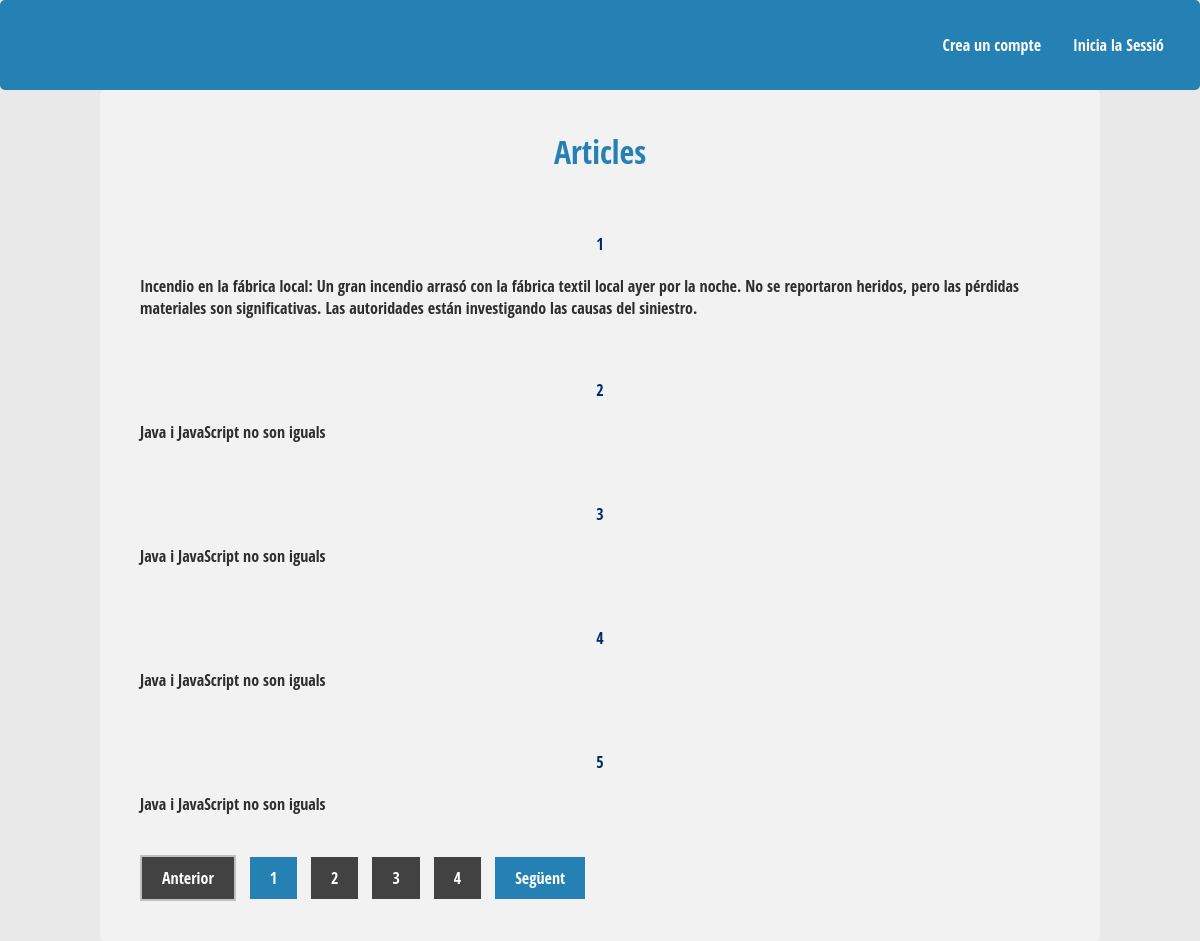
The page / on the database its author committed.
### tables this page shows
CREATE TABLE IF NOT EXISTS `articles` (
  `id` int(200) NOT NULL AUTO_INCREMENT,
  `article` text NOT NULL,
  PRIMARY KEY (`id`)
);

### index.php (called while the page is built, shortened)
<?php
  if (isset($_GET['articles'])) {
    $limit = $_GET['articles'];
  } else {
    $limit = 5;
  }
  $pagina = isset($_GET['pagina']) && is_numeric($_GET['pagina']) ? $_GET['pagina'] : 1;
  $iLimit = ($pagina-1)*$limit;
  $connexio =  conectar();
  $stmt = $connexio->prepare("SELECT * FROM articles");
  $stmt->execute();
  $totalResultats = $stmt->rowCount();
  $totalPagines = ceil($totalResultats/$limit);
$stmt = $connexio->prepare('SELECT * FROM articles ORDER BY id LIMIT ?, ?');
$stmt->bindParam(1, $iLimit, PDO::PARAM_INT);
$stmt->bindParam(2, $limit, PDO::PARAM_INT);
$stmt->execute();
$articles = $stmt->fetchAll();
require 'Vista/index.vista.php';
?>

### Vista/index.vista.php (the view, shortened to what this page needs)
<!DOCTYPE html>
<html lang="en">
<head>
	<link rel="stylesheet" href="./Estils/estils.css">
</head>
<body>
<div class="navbar">
    <a href="./Controlador/logar.php">Inicia la Sessió</a>
    <a href="./Controlador/registrar.php">Crea un compte</a>
</div>
<div class="contenidor">
		<h1>Articles</h1>
		<?php foreach($articles as $article): ?>
  <div class="article">
    <h4><?php echo $article['id'];?></h4>
    <p><?php echo $article['article'];?></p>
  </div>
<?php endforeach; ?>
<div class="paginacio">
<ul>
  <?php if ($pagina > 1): ?>
   <li class="active"> <a href='<?php echo "?pagina=".($pagina-1); ?>' >Anterior</a> </li>
  <?php else: ?>
  <li class="disabled"> <a>Anterior</a> </li>
  <?php endif; ?>
  <?php for($i = 1; $i <= $totalPagines; $i++): ?>
    <?php if ($pagina == $i): ?>
     <li class="active"> <a ><?php echo $i; ?></a></li>
    <?php else: ?>
     <li> <a href='<?php echo "?pagina=".$i; ?>'><?php echo $i; ?></a> </li>
    <?php endif; ?>
  <?php endfor; ?>
  <?php if ($pagina < $totalPagines): ?>
   <li class="active"> <a href='<?php echo "?pagina=".($pagina+1); ?>'>Següent</a></li>
  <?php else: ?>
   <li class="disabled"> <a>Següent</a> </li>
  <?php endif; ?>
	</ul>
</div>
</div>
</body>
</html>

### Estils/estils.css (style rules this page uses)
* { margin: 0; padding: 0; -webkit-box-sizing: border-box; -moz-box-sizing: border-box; box-sizing: border-box; }
body { background: #e9e9e9; color: #2e2e2e; font-family: 'Open Sans Condensed', sans-serif; }
.contenidor { width: 90%; max-width: 1000px; margin: auto; }
h1 { margin: 20px 0; text-align: center; font-family: 'Open Sans Condensed', sans-serif; color: #2580b4; font-weight: black; }
h4 { margin: 20px 0; text-align: center; font-family: 'Open Sans Condensed', sans-serif; color: #002a69; font-weight: black; }
.paginacio ul { list-style: none; }
.paginacio ul li { display: inline-block; margin-right: 10px; }
.paginacio ul .active a { background: #2580b4; }
.paginacio ul .disabled { background: #c2bfbf; display: inline-block; font-family: 'Open Sans Condensed', sans-serif; padding: 2px 2px; cursor:not-allowed; color:#fff; text-decoration: none; }
.paginacio ul li a { display: inline-block; font-family: 'Open Sans Condensed', sans-serif; padding: 10px 20px; background: #424242; color:#fff; text-decoration: none; }
.navbar { background-color: #2580b4; overflow: hidden; }
.navbar a { float: right; display: block; color: white; text-align: center; padding: 14px 16px; text-decoration: none; }
div { border-radius: 5px; background-color: #f2f2f2; padding: 20px; }

### rows shown on the page
articles: id "1", article "Incendio en la fábrica local: Un gran incendio arrasó con la fábrica textil local ayer por la noche. No se reportaron heridos, pero las pérdidas materiales son significativas. Las autoridades están investigando las causas del siniestro."
articles: id "2", article "Java i JavaScript no son iguals"
articles: id "3", article "Java i JavaScript no son iguals"
articles: id "4", article "Java i JavaScript no son iguals"
articles: id "5", article "Java i JavaScript no son iguals"
